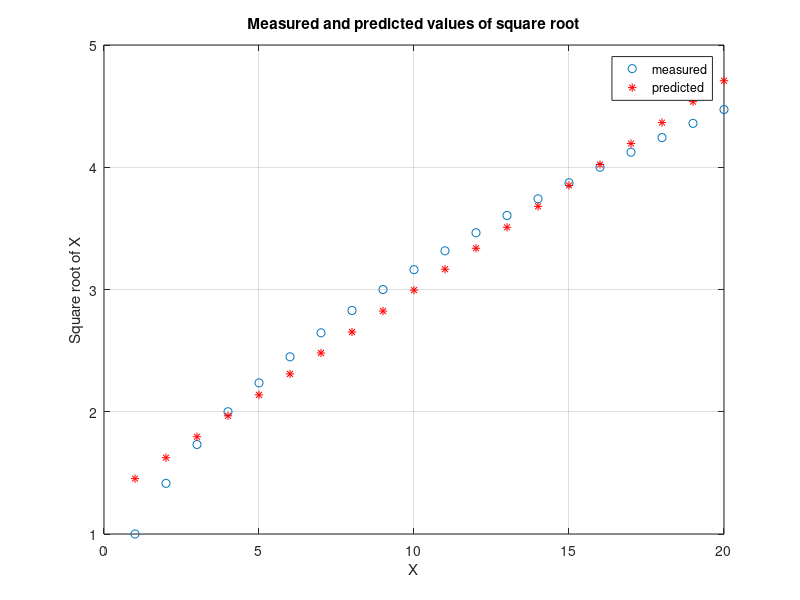

Recreate this plot in MATLAB.
% Program to perform Gradient Descent ALgorithm

% Clear memory of all variable names and values
clear all;

%Close all existing sessions
close all;

% Define x and y vectors: x is set of 20 numbers from 1 and 20
% y is squaretoot of x

x = [1:20].'; % Defining a column vector of 20 numbers
y = sqrt(x); % Defining y = 3x+10

m = length(y); % store the number of training examples = m
x = [ ones(m,1) x]; % Add a column of ones to x
n = size(x,2); % number of features =n

theta_vec = [0 0]'; % Initial theta vector to start simulation
alpha = 0.002; % alpha is initialized to a small value
err = [0 0]'; % Allowed error

% Now we define a loop to perform updating scheme for gradient descent

for i = 1:10000 % loop runs for 10000 steps
	h_theta = (x*theta_vec); 
	h_theta_v = h_theta*ones(1,n);
	y_v = y*ones(1,n);
	theta_vec = theta_vec - alpha*1/m*sum((h_theta_v - y_v).*x).';
	err(:,i) = 1/m*sum((h_theta_v - y_v).*x).';
end

% Now we plot the results (real and predicted)
figure;
plot(x(:,2),y,'o'); %plot real values of x versus y with 'o' symbol
hold on
plot(x(:,2),x*theta_vec,'r*'); % on above plot, also plot predicted 
% values of x with red '*' symbols

legend('measured', 'predicted');
grid on;
xlabel('X');
ylabel('Square root of X');
title('Measured and predicted values of square root');

